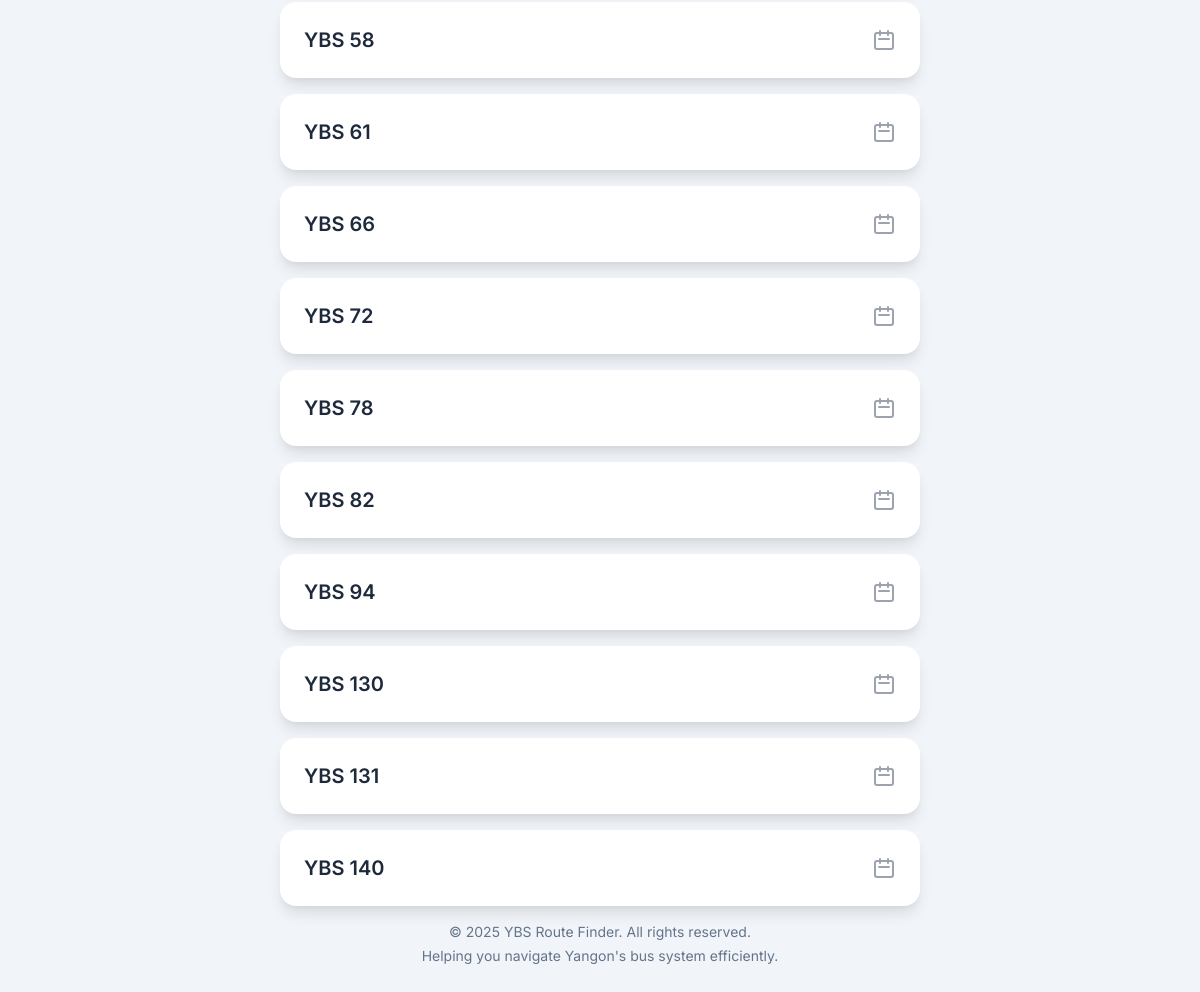
Before: /complaint_numbers/ (lower part) with the older database file.
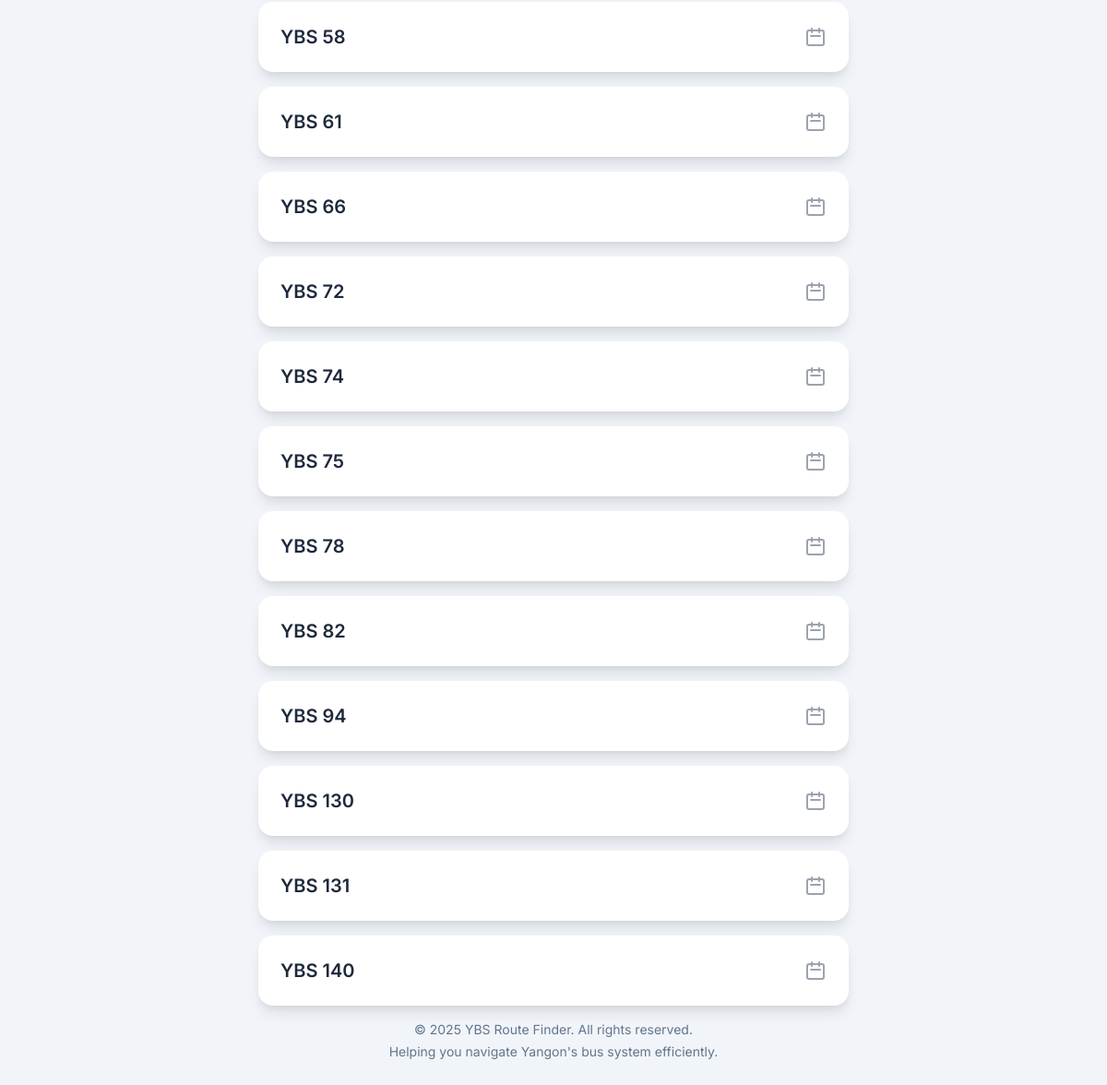
After: the same page with the newer database file.
### bus_routes/models.py (models this page shows, shortened)
class BusLine(models.Model):
    line_number = models.IntegerField(unique=True, verbose_name="Bus Line Number")
    description = models.TextField(blank=True, verbose_name="Description")
    class Meta:
        verbose_name = "Bus Line"
        verbose_name_plural = "Bus Lines"

### bus_routes/views.py (the view)
# urls.py: path('complaint_numbers/', views.complaint_numbers, name='complaint_numbers'),
def complaint_numbers(request):
    bus_lines = BusLine.objects.all().order_by('line_number')
    context = {'bus_lines': bus_lines}
    return render(request, 'complaint_numbers.html', context)

### templates/complaint_numbers.html (shortened to what this page needs)
<!DOCTYPE html>
<html lang="my">
<head>
    {% load static %}
    <script src="https://cdn.tailwindcss.com"></script>
</head>
<body class="min-h-screen flex flex-col items-center py-8">
    <div class="container mx-auto px-4 w-full max-w-2xl flex-grow">
        <div id="bus-lines-list" class="space-y-4">
            {% for line in bus_lines %}
                <div class="card p-6 flex justify-between items-center cursor-pointer hover:bg-gray-50 dark-theme:hover:bg-slate-700 transition-colors duration-200"
                     data-line-number="YBS {{ line.line_number }}">
                    <span class="text-xl font-semibold text-main-color">YBS {{ line.line_number }}</span>
                    <svg xmlns="http://www.w3.org/2000/svg" class="h-6 w-6 text-gray-400" fill="none" viewBox="0 0 24 24" stroke="currentColor">
                        <path stroke-linecap="round" stroke-linejoin="round" stroke-width="2" d="M8 7V3m8 4V3m-9 8h10M5 21h14a2 2 0 002-2V7a2 2 0 00-2-2H5a2 2 0 00-2 2v12a2 2 0 002 2z" />
                    </svg>
                </div>
            {% empty %}
                <p class="text-center text-secondary-color text-lg">YBS Bus လိုင်းများ မရှိသေးပါ</p>
            {% endfor %}
        </div>
    </div>
    <footer class="mt-auto text-center text-secondary-color text-sm py-4">
        <p>© 2025 YBS Route Finder. All rights reserved.</p>
        <p class="mt-1">Helping you navigate Yangon's bus system efficiently.</p>
    </footer>
</body>
</html>

Changed rows visible on the page:
added BusLine: line_number "74"
added BusLine: line_number "75"
